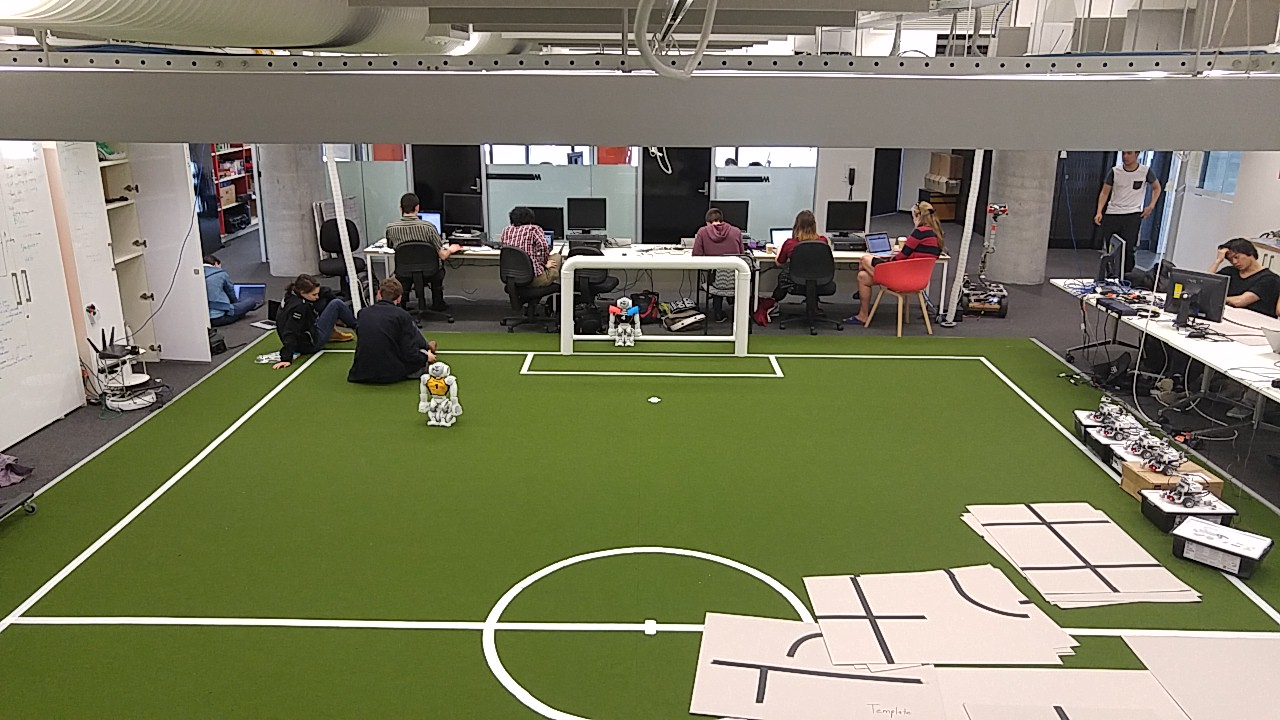
#> input picture field_image_half_field.jpg, 1280 x 720 px, found by its file name
$ python transform_photo.py
#> lines starting #> are read from the running program, lines starting #| are printed output that depends on the picture
import cv2
import numpy as np
import sys
import math
#from matplotlib import pyplot as plt

SHOULDER_HEIGHT = 439 / 10
FIELD_WIDTH = 6000 / 10
FIELD_LENGTH = 9000 / 10

def nothing(*arg):
        pass

def shoulder_height_adj(corners):
	far_width = (corners[0][0] + corners[1][0]) / 2
	near_width = (corners[2][0] + corners[3][0]) / 2

	ratio = 1.0 * SHOULDER_HEIGHT / FIELD_WIDTH

	far_width_adj = ratio * far_width
	near_width_adj = ratio * near_width

	#Move them higher - Since (0, 0) is top left corner, this is subtraction
	corners[0][1] -= far_width_adj
	corners[1][1] -= far_width_adj
	corners[2][1] -= near_width_adj
	corners[3][1] -= near_width_adj

	return corners

def pad_adjust(corners, x_pad, y_pad):
	corners[0][0] += x_pad
	corners[1][0] -= x_pad
	corners[2][0] -= x_pad
	corners[3][0] += x_pad
	corners[0][1] += y_pad
	corners[1][1] += y_pad
	corners[2][1] -= y_pad
	corners[3][1] -= y_pad

	return corners

def rotate_clock(corners):
	return [corners[3], corners[0], corners[1], corners[2]]

def main():
	fn = '/home/vctr/Dropbox/_UNSW/Robocup/field_image_half_field.jpg'
	img = cv2.imread(fn)
#> img is the input picture: shape (720, 1280, 3); mean B, G, R 97.8, 124.5, 124.4
	#fn = '/home/vctr/Downloads/field_image.resized.jpg'

	#img = cv2.imread(fn)
	#rows,cols,ch = img.shape

	corners_file = file('corners.txt', 'r')
#> (reads corners.txt from the repository)

	#Camera view of goal posts at the far end, the corners are from far left going clockwise
	corners = [[int(x) for x in y.split(',')] for y in corners_file.read().split('|')]

	#corners = shoulder_height_adj(corners[:])

	#Orientation such that centre circle is on the bottom
	#Starting from top left corner going clockwise
	#actual_corners = [[-FIELD_LENGTH / 2, -FIELD_WIDTH / 2], [-FIELD_LENGTH / 2, FIELD_WIDTH / 2], \
	#	[0, FIELD_WIDTH / 2], [0, -FIELD_WIDTH / 2]]

	actual_corners = [[0, 0], [FIELD_WIDTH, 0], \
		[FIELD_WIDTH, FIELD_LENGTH / 2], [0, FIELD_LENGTH / 2]]

	cv2.namedWindow('Transformed image')

	cv2.createTrackbar('x_pad', 'Transformed image', 0, 1000, nothing)
	cv2.createTrackbar('y_pad', 'Transformed image', 0, 1000, nothing)
	#cv2.createTrackbar('width', 'Transformed image', 800, 1000, nothing)
	#cv2.createTrackbar('height', 'Transformed image', 300, 1000, nothing)


	while True:

		x_pad = cv2.getTrackbarPos('x_pad', 'Transformed image')
		y_pad = cv2.getTrackbarPos('y_pad', 'Transformed image')
		#width = cv2.getTrackbarPos('width', 'Transformed image')
		#height = cv2.getTrackbarPos('height', 'Transformed image')

		#new_corners = [[c00_x, c00_y], [c01_x, c01_y], [c11_x, c11_y], [c10_x, c10_y]]
		pts1 = np.float32(corners)

		#print "corners: " + str(corners)
		#print "actual corners: " + str(actual_corners)

		actual_corners_copy = [coord[:] for coord in actual_corners]

		pts2 = np.float32(pad_adjust(actual_corners_copy[:], x_pad, y_pad))
		#pts2 = np.float32(actual_corners)

		M_perspec = cv2.getPerspectiveTransform(pts1,pts2)

		dst_persp = cv2.warpPerspective(img,M_perspec,(FIELD_WIDTH, FIELD_LENGTH / 2))
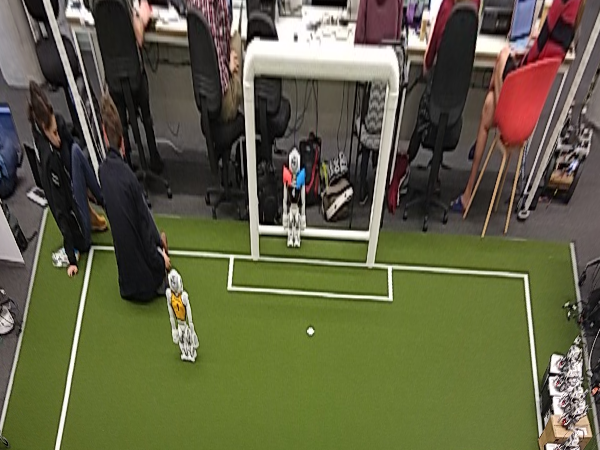
#> dst_persp: shape (450, 600, 3); mean B, G, R 68, 96.4, 96.5

		M_rot = cv2.getRotationMatrix2D((FIELD_WIDTH / 2, FIELD_LENGTH / 4),90,1)
		M_rot[0][2] += FIELD_LENGTH / 4 - FIELD_WIDTH / 2
		M_rot[1][2] += FIELD_WIDTH / 2 - FIELD_LENGTH / 4

		dst_persp_rot = cv2.warpAffine(dst_persp,M_rot, (FIELD_LENGTH / 2, FIELD_WIDTH) )
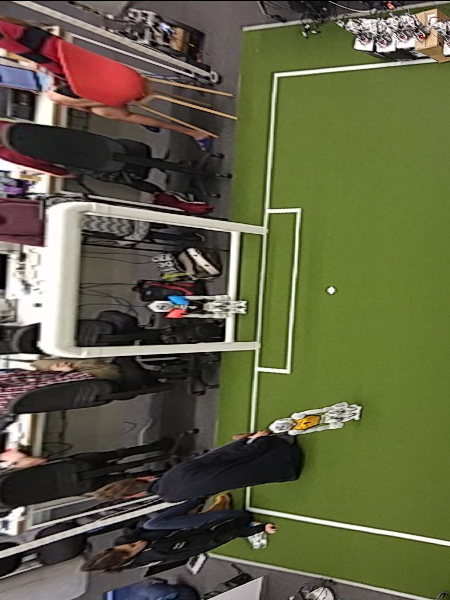
#> dst_persp_rot: shape (600, 450, 3); mean B, G, R 67.9, 96.2, 96.3
		#print dst_persp_rot.shape
		cv2.imshow('Transformed image', dst_persp_rot)
		ch = cv2.waitKey(5) & 0xFF
#> (key Esc is pressed here)
		if ch == 27:
			break


if __name__ == '__main__':
	main()
